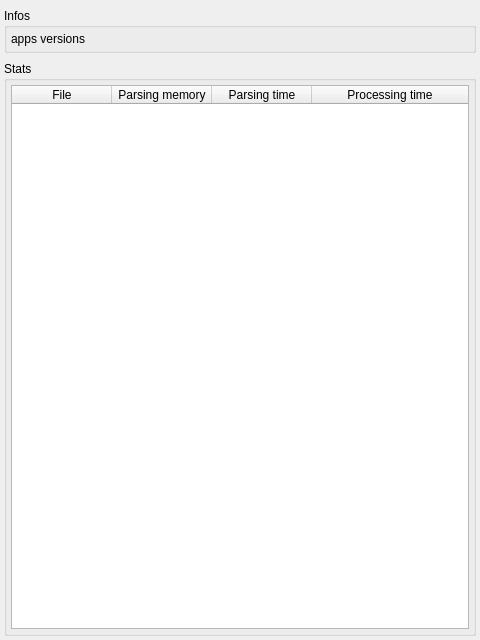
<?xml version="1.0" encoding="UTF-8"?>
<ui version="4.0">
 <class>tabDev</class>
 <widget class="QWidget" name="tabDev">
  <property name="geometry">
   <rect>
    <x>0</x>
    <y>0</y>
    <width>480</width>
    <height>640</height>
   </rect>
  </property>
  <property name="windowTitle">
   <string>Form</string>
  </property>
  <layout class="QGridLayout" name="gridLayout">
   <property name="leftMargin">
    <number>4</number>
   </property>
   <property name="topMargin">
    <number>8</number>
   </property>
   <property name="rightMargin">
    <number>4</number>
   </property>
   <property name="bottomMargin">
    <number>4</number>
   </property>
   <property name="horizontalSpacing">
    <number>4</number>
   </property>
   <property name="verticalSpacing">
    <number>8</number>
   </property>
   <item row="0" column="0">
    <widget class="QGroupBox" name="groupBox_dev_infos">
     <property name="title">
      <string>Infos</string>
     </property>
     <layout class="QGridLayout" name="gridLayout_22">
      <property name="leftMargin">
       <number>4</number>
      </property>
      <property name="topMargin">
       <number>4</number>
      </property>
      <property name="rightMargin">
       <number>4</number>
      </property>
      <property name="bottomMargin">
       <number>4</number>
      </property>
      <item row="0" column="0">
       <widget class="QLabel" name="label_stats_appversion">
        <property name="text">
         <string>apps versions</string>
        </property>
       </widget>
      </item>
     </layout>
    </widget>
   </item>
   <item row="1" column="0">
    <widget class="QGroupBox" name="groupBox_dev_stats">
     <property name="title">
      <string>Stats</string>
     </property>
     <layout class="QGridLayout" name="gridLayout_24">
      <property name="leftMargin">
       <number>4</number>
      </property>
      <property name="topMargin">
       <number>4</number>
      </property>
      <property name="rightMargin">
       <number>4</number>
      </property>
      <property name="bottomMargin">
       <number>4</number>
      </property>
      <property name="spacing">
       <number>4</number>
      </property>
      <item row="0" column="0">
       <widget class="QTableWidget" name="tableWidget_stats">
        <property name="gridStyle">
         <enum>Qt::DotLine</enum>
        </property>
        <attribute name="horizontalHeaderStretchLastSection">
         <bool>true</bool>
        </attribute>
        <attribute name="verticalHeaderVisible">
         <bool>false</bool>
        </attribute>
        <column>
         <property name="text">
          <string>File</string>
         </property>
        </column>
        <column>
         <property name="text">
          <string>Parsing memory</string>
         </property>
        </column>
        <column>
         <property name="text">
          <string>Parsing time</string>
         </property>
        </column>
        <column>
         <property name="text">
          <string>Processing time</string>
         </property>
        </column>
       </widget>
      </item>
     </layout>
    </widget>
   </item>
  </layout>
 </widget>
 <resources/>
 <connections/>
</ui>
